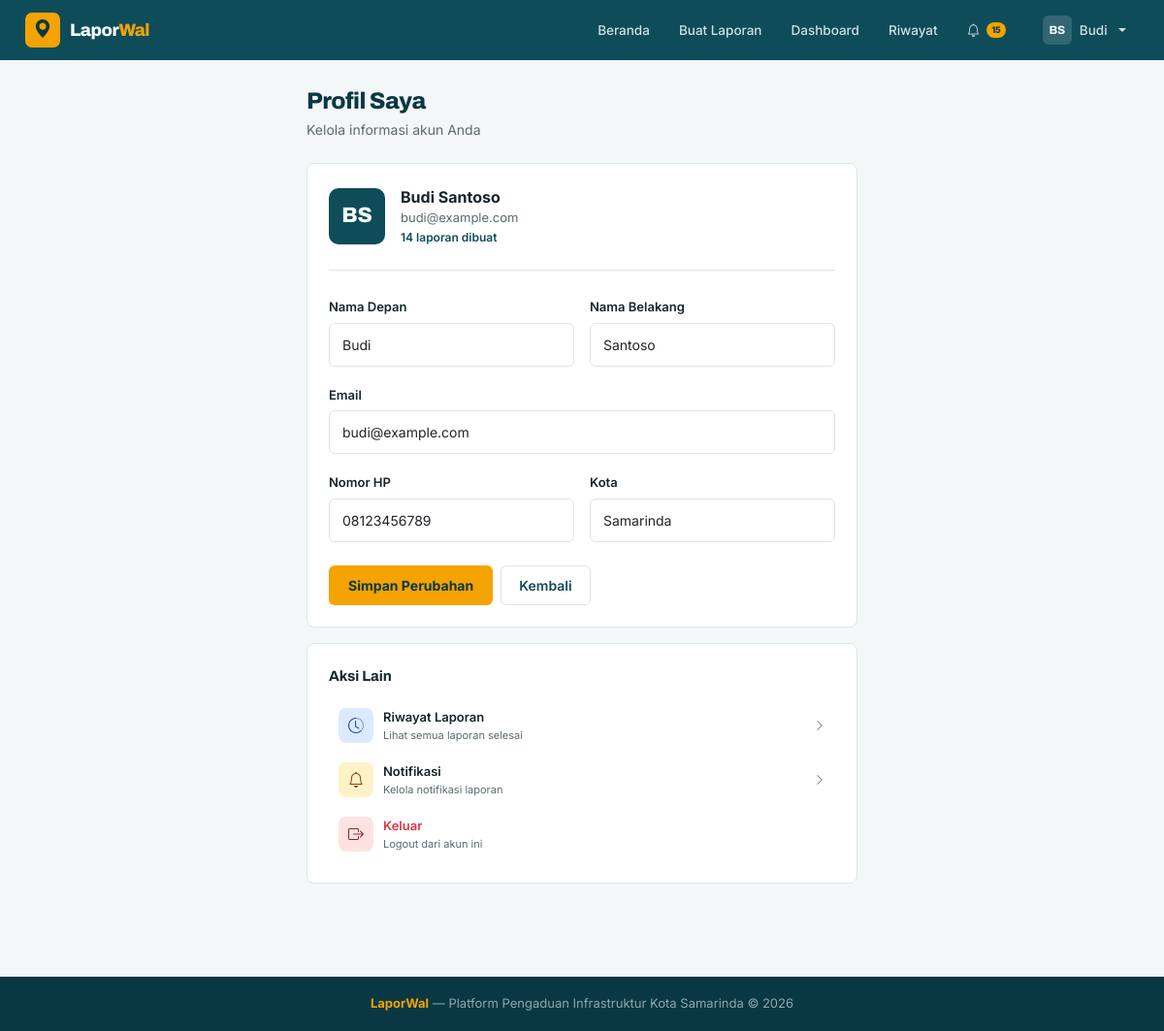
The page /auth/profil/ (signed in) on the database its author committed.
### accounts/models.py (models this page shows, shortened)
class CustomUser(AbstractUser):
    phone = models.CharField(max_length=20, blank=True, verbose_name="Nomor HP")
    avatar = models.ImageField(upload_to='avatars/', blank=True, null=True, verbose_name="Foto Profil")
    kota = models.CharField(max_length=100, default='Samarinda', verbose_name="Kota")
    is_admin_dinas = models.BooleanField(default=False, verbose_name="Admin Dinas")
    class Meta:
        verbose_name = "Pengguna"
        verbose_name_plural = "Pengguna"
    def get_initials(self):
        parts = self.get_full_name().split()
        if len(parts) >= 2:
            return parts[0][0].upper() + parts[1][0].upper()
        elif self.first_name:
            return self.first_name[:2].upper()
        return self.username[:2].upper()
    def laporan_count(self):
        return self.laporan_set.count()

### accounts/views.py (the view)
# urls.py: path('profil/', views.profile_view, name='profil'),
@login_required
def profile_view(request):
    if request.method == 'POST':
        form = ProfileEditForm(request.POST, request.FILES, instance=request.user)
        if form.is_valid():
            form.save()
            messages.success(request, 'Profil berhasil diperbarui.')
            return redirect('profil')
    else:
        form = ProfileEditForm(instance=request.user)
    return render(request, 'accounts/profile.html', {'form': form})

### accounts/forms.py
class ProfileEditForm(forms.ModelForm):
    class Meta:
        model = CustomUser
        fields = ('first_name', 'last_name', 'email', 'phone', 'kota', 'avatar')
    def __init__(self, *args, **kwargs):
        super().__init__(*args, **kwargs)
        for field in self.fields.values():
            field.widget.attrs['class'] = 'form-control'

### templates/accounts/profile.html (shortened to what this page needs)
{% extends 'base.html' %}
{% block content %}
<div style="max-width:600px;margin:0 auto;padding:28px 16px 48px">
  <h1 class="h-page" style="margin-bottom:4px">Profil Saya</h1>
  <p class="section-sub mb-4">Kelola informasi akun Anda</p>
  <div class="lw-card" style="margin-bottom:16px">
    <div class="d-flex align-items-center gap-3 mb-4 pb-4" style="border-bottom:1px solid var(--line)">
      <div style="width:58px;height:58px;border-radius:10px;background:var(--teal);display:flex;align-items:center;justify-content:center;font-size:22px;font-weight:800;color:#fff;font-family:var(--display)">
        {{ user.get_initials }}
      </div>
      <div>
        <div style="font-size:16px;font-weight:700">{{ user.get_full_name }}</div>
        <div class="section-sub" style="font-size:13px">{{ user.email }}</div>
        <div style="font-size:12px;color:var(--teal);margin-top:2px;font-weight:600">{{ user.laporan_count }} laporan dibuat</div>
      </div>
    </div>
    <form method="post" enctype="multipart/form-data" novalidate>
      <div class="row g-3">
        <div class="col-6">
          <label class="form-label">Nama Depan</label>
          <input type="text" name="first_name" class="form-control w-100" value="{{ form.first_name.value|default:'' }}">
        </div>
        <div class="col-6">
          <label class="form-label">Nama Belakang</label>
          <input type="text" name="last_name" class="form-control w-100" value="{{ form.last_name.value|default:'' }}">
        </div>
        <div class="col-12">
          <label class="form-label">Email</label>
          <input type="email" name="email" class="form-control w-100" value="{{ form.email.value|default:'' }}">
        </div>
        <div class="col-6">
          <label class="form-label">Nomor HP</label>
          <input type="text" name="phone" class="form-control w-100" value="{{ form.phone.value|default:'' }}">
        </div>
        <div class="col-6">
          <label class="form-label">Kota</label>
          <input type="text" name="kota" class="form-control w-100" value="{{ form.kota.value|default:'' }}">
        </div>
      </div>
      <div class="d-flex gap-2 mt-4">
        <button type="submit" class="btn-green">Simpan Perubahan</button>
        <a href="{% url 'dashboard_user' %}" class="btn-green-outline">Kembali</a>
      </div>
    </form>
  </div>
  <div class="lw-card">
    <div class="ctitle" style="margin-bottom:12px">Aksi Lain</div>
    <a href="{% url 'riwayat_laporan' %}" style="display:flex;align-items:center;gap:10px;padding:10px;border-radius:7px;text-decoration:none;color:inherit;transition:background 0.15s" onmouseover="this.style.background='var(--bg)'" onmouseout="this.style.background='transparent'">
      <div style="width:36px;height:36px;background:var(--st-proc-bg);border-radius:8px;display:flex;align-items:center;justify-content:center;color:var(--st-proc-tx)"><i class="bi bi-clock-history"></i></div>
      <div><div style="font-size:13px;font-weight:600">Riwayat Laporan</div><div class="section-sub" style="font-size:11px">Lihat semua laporan selesai</div></div>
      <i class="bi bi-chevron-right ms-auto" style="font-size:12px;color:var(--muted)"></i>
    </a>
    <a href="{% url 'notifikasi' %}" style="display:flex;align-items:center;gap:10px;padding:10px;border-radius:7px;text-decoration:none;color:inherit;transition:background 0.15s" onmouseover="this.style.background='var(--bg)'" onmouseout="this.style.background='transparent'">
      <div style="width:36px;height:36px;background:var(--st-wait-bg);border-radius:8px;display:flex;align-items:center;justify-content:center;color:var(--st-wait-tx)"><i class="bi bi-bell"></i></div>
      <div><div style="font-size:13px;font-weight:600">Notifikasi</div><div class="section-sub" style="font-size:11px">Kelola notifikasi laporan</div></div>
      <i class="bi bi-chevron-right ms-auto" style="font-size:12px;color:var(--muted)"></i>
    </a>
    <a href="{% url 'logout' %}" style="display:flex;align-items:center;gap:10px;padding:10px;border-radius:7px;text-decoration:none;color:#dc3545;transition:background 0.15s" onmouseover="this.style.background='#fef2f2'" onmouseout="this.style.background='transparent'">
      <div style="width:36px;height:36px;background:var(--st-rej-bg);border-radius:8px;display:flex;align-items:center;justify-content:center;color:var(--st-rej-tx)"><i class="bi bi-box-arrow-right"></i></div>
      <div><div style="font-size:13px;font-weight:600">Keluar</div><div class="section-sub" style="font-size:11px">Logout dari akun ini</div></div>
    </a>
  </div>
</div>
{% endblock %}

### templates/base.html (shortened to what this page needs)
<!DOCTYPE html>
<html lang="id">
<head>
  {% load static %}
  <link href="https://cdn.jsdelivr.net/npm/bootstrap@5.3.3/dist/css/bootstrap.min.css" rel="stylesheet">
  <link href="https://cdn.jsdelivr.net/npm/bootstrap-icons@1.11.3/font/bootstrap-icons.css" rel="stylesheet">
</head>
<body>
<nav class="lw-navbar">
  <a href="{% url 'beranda' %}" class="lw-brand">
    <div class="lw-brand-icon"><i class="bi bi-geo-alt-fill"></i></div>
    <span class="lw-brand-text">Lapor<b>Wal</b></span>
  </a>
  <div class="lw-nav-links">
    {% if user.is_authenticated %}
      {% if user.is_admin_dinas or user.is_staff %}
        <a href="{% url 'admin_dashboard' %}" class="lw-nav-link {% if request.resolver_match.url_name == 'admin_dashboard' %}active{% endif %}"><i class="bi bi-speedometer2"></i>Dashboard</a>
        <a href="{% url 'admin_laporan' %}" class="lw-nav-link {% if request.resolver_match.url_name == 'admin_laporan' %}active{% endif %}"><i class="bi bi-clipboard-data"></i>Laporan</a>
        <a href="{% url 'admin_pengguna' %}" class="lw-nav-link {% if request.resolver_match.url_name == 'admin_pengguna' %}active{% endif %}"><i class="bi bi-people"></i>Pengguna</a>
      {% else %}
        <a href="{% url 'beranda' %}" class="lw-nav-link {% if request.resolver_match.url_name == 'beranda' %}active{% endif %}">Beranda</a>
        <a href="{% url 'buat_laporan' %}" class="lw-nav-link {% if request.resolver_match.url_name == 'buat_laporan' %}active{% endif %}">Buat Laporan</a>
        <a href="{% url 'dashboard_user' %}" class="lw-nav-link {% if request.resolver_match.url_name == 'dashboard_user' %}active{% endif %}">Dashboard</a>
        <a href="{% url 'riwayat_laporan' %}" class="lw-nav-link {% if request.resolver_match.url_name == 'riwayat_laporan' %}active{% endif %}">Riwayat</a>
        <a href="{% url 'notifikasi' %}" class="lw-nav-link {% if request.resolver_match.url_name == 'notifikasi' %}active{% endif %}">
          <i class="bi bi-bell"></i>
          <span id="notif-badge-count" class="notif-badge d-none">0</span>
        </a>
      {% endif %}
      <div class="dropdown ms-2">
        <button class="lw-nav-link dropdown-toggle d-flex align-items-center gap-2" data-bs-toggle="dropdown">
          <div style="width:30px;height:30px;background:rgba(255,255,255,.15);border-radius:6px;display:flex;align-items:center;justify-content:center;font-size:12px;font-weight:700;color:#fff;font-family:var(--display)">
            {{ user.get_initials }}
          </div>
          <span class="d-none d-md-inline">{{ user.first_name|default:user.username }}</span>
        </button>
      </div>
    {% endif %}
  </div>
</nav>
{% block content %}{% endblock %}
<footer class="lw-footer">
  <b>LaporWal</b> &mdash; Platform Pengaduan Infrastruktur Kota Samarinda &copy; 2026
</footer>
</body>
</html>

### rows shown on the page
CustomUser: get_initials "BS", first_name "Budi", get_full_name "Budi Santoso", email "budi@example.com", laporan_count "14", last_name "Santoso", phone "08123456789", kota "Samarinda"
